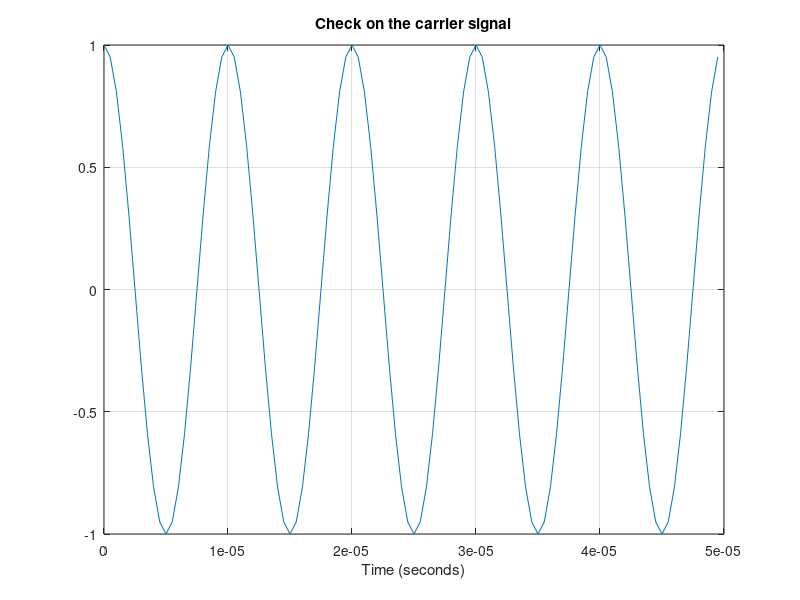

Source code (MATLAB): (Note: this script raises an error after producing the figure.)
function [] = EEE414_AM02()


%% 9th of October,  2017


% based on MATLAB script for Proakis, Chapter 3, Illustrative Problems.

% The message signal is +1 for 0 < t < t0/3, -2 for t0/3 < t < 2t0/3, & zero otherwise.


% signal duration
t0 = 0.15;

% sampling interval
ts = 0.0000005;

% carrier frequency
% this is 100kHz as used in the TIMS equipment
fc = 1e5;

% modulation index
m = 1.5;

% sampling frequency
fs = 1/ts;

% time vector
t = [0:ts:t0];

% required frequency resolution
df = 0.25;

% message signal
message = [ ones(1,round( t0/(3*ts) )) , -2*ones(1,round( t0/(3*ts) )) , zeros(1,round( t0/(3*ts) )+1) ];

% carrier signal
c = cos(2*pi*fc.*t);

% check on the carrier
figure
plot(t(1:100),c(1:100))
xlabel('Time (seconds)')
title('Check on the carrier signal')
grid on

% normalized message signal
m_n = message/max(abs(message));

% Fourier transform
[M,message,df1] = fftseq(message,ts,df);

% frequency vector
f = [0:df1:df1*(length(message)-1)] - fs/2;

% modulated signal
u = (1+m*m_n).*c;

% Fourier transform
[U,u,df1] = fftseq(u,ts,df);

% Find the envelope.
%% requires hilbert m-file
env = env_phas(u);                       	

% Remove dc and rescale.
%% demodulate to recover the message signal
dem1 = 2*(env-1)/m;

%%%%%%%%%%%%%%%%%%%%%%%%%%%%%%%%%%%%%%%%%%%%%%%%%%%%%%%%%%%%%%%%%%%%%%%%%%%%%%%%%%%%
% add noise to the AM signal
%%%%%%%%%%%%%%%%%%%%%%%%%%%%%%%%%%%%%%%%%%%%%%%%%%%%%%%%%%%%%%%%%%%%%%%%%%%%%%%%%%%%

% power in modulated signal
signal_power = spower(u(1:length(t)));

% SNR in dB (logarithmic)
snr = 10;

% SNR
snr_lin = 10^(snr/10);

% power in normalized message
pmn = spower(message(1:length(t)))/(max(abs(message)))^2;

% modulation efficiency
eta = (m^2*pmn)/(1+m^2*pmn);

% noise power
% noise_power = signal_power/100;
noise_power = eta*signal_power/snr_lin;

% noise standard deviation
noise_std = sqrt(noise_power);

% Generate the noise signal
%% this is the same length as the message vector
noise = noise_std*randn(1,length(u));

% Add noise to the modulated signal.
r = u+noise;

% Fourier transform
[R,r,df1] = fftseq(r,ts,df);

% Find the envelope, when noise is present.
%% requires hilbert m-file
env_r = env_phas(r);

% Demodulate in the presence of noise.
dem2 = 2*(env_r-1)/m;


%%%%%%%%%%%%%%%%%%%%%%%%%%%%%%%%%%%%%%%%%%%%%%%%%%%%%%%%%%%%%%%%%%%%%%%%%%%%%%%%%%%%
% graph all the signals & spectra
%%%%%%%%%%%%%%%%%%%%%%%%%%%%%%%%%%%%%%%%%%%%%%%%%%%%%%%%%%%%%%%%%%%%%%%%%%%%%%%%%%%%

figure      % Figure 2
subplot(2,2,1)
plot(t,message(1:length(t)))
axis([0 0.15 -2.1 2.1])
xlabel('Time')
title('Message signal')

subplot(2,2,2)
plot(t,c(1:length(t)))
axis([0 0.15 -2.1 2.1])
xlabel('Time')
title('Carrier')

subplot(2,2,3)
plot(t,u(1:length(t)))
axis([0 0.15 -2.1 2.1])
xlabel('Time')
title('Modulated signal')

% plots of the magnitude of the message & the modulated signal in the frequency domain.

figure      % Figure 3
subplot(2,1,1)
plot(f,abs(fftshift(M)))
xlabel('Frequency')
title('Spectrum of message signal')
axis([-0.2e6 0.2e6 0 2.5e5])

subplot(2,1,2)
plot(f,abs(fftshift(U)))
title('Spectrum of modulated signal')
xlabel('Frequency')
axis([-0.2e6 0.2e6 0 14e4])



figure      % Figure 4
plot(f,abs(fftshift(M)))
xlabel('Frequency')
title('Spectrum of message signal')
axis([-200 200 0 2.5e5])
grid on

figure      % Figure 5
plot(f,abs(fftshift(U)))
title(['Spectrum of modulated signal, m = ',num2str(m)])
xlabel('Frequency')
axis([9.98e4 10.02e4 0 14e4])
grid on

% plot the noise sample.
% plot the modulated signal and noise.

figure      % Figure 6
subplot(2,1,1)
plot(t,noise(1:length(t)))
title('Noise sample')
% xlabel('Time')
grid on

subplot(2,1,2)
plot(t,r(1:length(t)))
title('Signal + noise')
xlabel('Time')
grid on


% compare AM signal to AM signal with noise
figure      % Figure 7
subplot(2,1,1)
plot(t,u(1:length(t)))
axis([0 0.16 -2.1 2.1])
% xlabel('Time')
title('Modulated signal')
grid on

subplot(2,1,2)
plot(t,r(1:length(t)))
axis([0 0.16 -2.1 2.1])
title('Signal & noise')
xlabel('Time')
grid on


figure      % Figure 8
plot(t,u(1:length(t)),t,r(1:length(t)),'r')
axis([0 0.16 -2.1 2.1])
xlabel('Time')
legend('Signal','Signal + noise')
grid on


% plot the modulated signal and noise in freq. domain.

figure      % Figure 9
subplot(2,1,1)
plot(f,abs(fftshift(U)))
title('Signal spectrum')
xlabel('Frequency')
axis([-0.2e6 0.2e6 0 14e4])

subplot(2,1,2)
plot(f,abs(fftshift(R)))
title('Signal & noise spectrum')
xlabel('Frequency')
axis([-0.2e6 0.2e6 0 14e4])


% Plot of the message.
figure      % Figure 10
subplot(2,1,1)
plot(t,message(1:length(t)))
axis([0 0.15 -2.1 2.1])
xlabel('Time')
title('Message signal')

% plot of the modulated signal.
subplot(2,1,2)
plot(t,u(1:length(t)))
axis([0 0.15 -2.1 2.1])
xlabel('Time')
title('Modulated signal')


% Press a key to see the envelope of the modulated signal.
figure      % Figure 11
subplot(2,1,1)
plot(t,u(1:length(t)))
axis([0 0.15 -2.1 2.1])
xlabel('Time')
title('Modulated signal')

subplot(2,1,2)
plot(t,env(1:length(t)))
xlabel('Time')
title('Envelope of modulated signal')


figure      % Figure 12
plot(t,message(1:length(t)),'--','LineWidth',2)
hold on
plot(t,dem1(1:length(t)))
axis([0 0.15 -2.1 2.1])
xlabel('Time')
legend('Demodulated signal','Message signal')
title(['comparing the demodulated message to the original message, m = ',num2str(m)])
grid on

% Press a key to compare the message and the demodulated signal.
figure      % Figure 13
subplot(2,1,1)
plot(t,message(1:length(t)))
axis([0 0.15 -2.1 2.1])
xlabel('Time')
title('Message signal')

subplot(2,1,2)
plot(t,dem1(1:length(t)))
xlabel('Time')
title('Demodulated signal')


% plot demodulated signal with noise.

figure      % Figure 14
subplot(2,1,1)
plot(t,message(1:length(t)))
axis([0 0.15 -2.1 2.1])
xlabel('Time')
title('Message signal')

subplot(2,1,2)
plot(t,dem2(1:length(t)))
xlabel('Time')
title('Demodulated signal with noise')



% comparison of the 3 signals

figure      % Figure 15
plot(t,message(1:length(t)),t,dem1(1:length(t)),t,dem2(1:length(t)))
axis([0 0.15 -2.1 2.1])
xlabel('Time')
legend('message','demodulated','with noise')
title(['SNR = ',num2str(snr),'dB'])




% end of code
